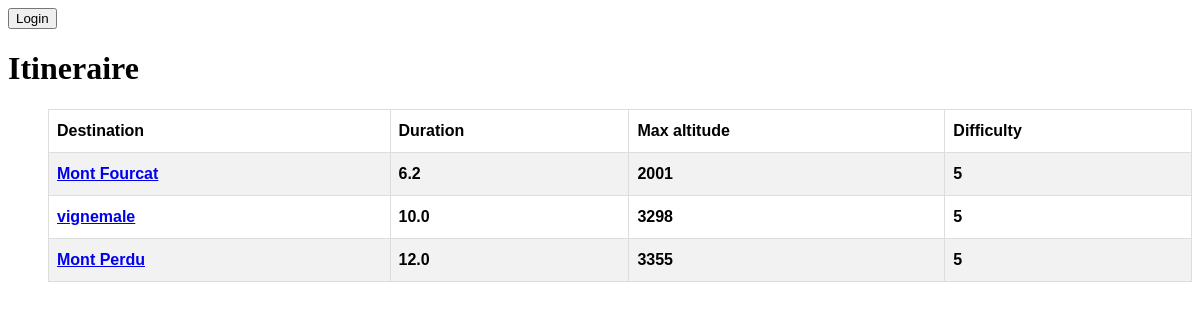
Screenshot of /polls/ with the database file from the repository.
### polls/models.py (models this page shows, shortened)
class Itineraire(models.Model):
    titre = models.CharField(max_length=200)
    point_de_depart = models.CharField(max_length=200)
    description = models.TextField(default="")
    altitude_de_depart =  models.IntegerField('altitude (m)')
    altitude_min = models.IntegerField('altitude (m)')
    altitude_max = models.IntegerField('altitude (m)')
    denivele_positif_cumule = models.FloatField(default=0)
    denivele_negatif_cumule = models.FloatField(default=0)
    duree_estimee = models.FloatField('Duree estimee (h)')
    difficulte_estimee = models.IntegerField('Difficulte')

### polls/views.py (the view)
# urls.py: path('', views.Itineraire_list, name='Itineraire_list'),
def Itineraire_list(request):
    Itineraire_list = Itineraire.objects.all()
    template = loader.get_template('polls/Itineraire_list.html')
    context = {
        'Itineraire_list': Itineraire_list,
    }
    return HttpResponse(template.render(context, request))

### polls/templates/polls/Itineraire_list.html (shortened to what this page needs)
{% load static %}
{% if user.username %}
<a href="{% url 'polls:logout' %}"><input type="button" value="logout" ></a>
{% else %}
<a href="{% url 'polls:login' %}"><input type="button" value="Login" ></a>
{% endif %}
<link rel="stylesheet" type="text/css" href="{% static 'polls/style.css' %}">
{% if Itineraire_list %}
<div>
    <div>
        <h1 >Itineraire</h1>
    </div>
    <ul>
    <table id="customers">
        <tr>
            <th>Destination</th>
            <th>Duration</th>
            <th>Max altitude</th>
            <th>Difficulty</th>
          </tr>
    {% for Itineraire in Itineraire_list %}
    <tr>
        <th><a href="{% url 'polls:Itineraire_DetailView' Itineraire.id %}">{{ Itineraire.titre }}</a></th>
        <th>{{ Itineraire.duree_estimee}}</th>
        <th>{{ Itineraire.altitude_max }}</th>
        <th>{{ Itineraire.difficulte_estimee }}</th>
      </tr>{% endfor %}
    </table>
{% else %}
    <p>No polls are available.</p>
{% endif %}
</div>

### polls/static/polls/style.css (style rules this page uses)
#customers { font-family: Arial, Helvetica, sans-serif; border-collapse: collapse; width: 100%; }
#customers td, #customers th { border: 1px solid #ddd; padding: 8px; }
#customers tr:nth-child(even) { background-color: #f2f2f2; }
#customers th { padding-top: 12px; padding-bottom: 12px; text-align: left; }

### rows the page displays
Itineraire: titre "Mont Fourcat", duree_estimee "6.2", altitude_max "2001", difficulte_estimee "5"
Itineraire: titre "vignemale", duree_estimee "10.0", altitude_max "3298", difficulte_estimee "5"
Itineraire: titre "Mont Perdu", duree_estimee "12.0", altitude_max "3355", difficulte_estimee "5"
